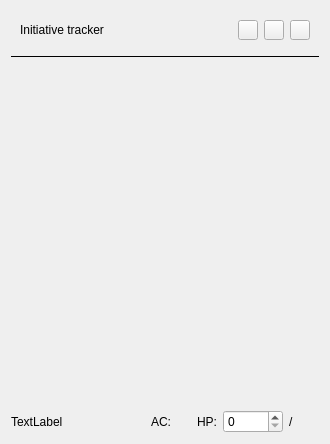
<?xml version="1.0" encoding="UTF-8"?>
<ui version="4.0">
 <class>QInitiativeTrackerWidget</class>
 <widget class="QWidget" name="QInitiativeTrackerWidget">
  <property name="geometry">
   <rect>
    <x>0</x>
    <y>0</y>
    <width>330</width>
    <height>444</height>
   </rect>
  </property>
  <property name="sizePolicy">
   <sizepolicy hsizetype="Fixed" vsizetype="Fixed">
    <horstretch>0</horstretch>
    <verstretch>0</verstretch>
   </sizepolicy>
  </property>
  <property name="minimumSize">
   <size>
    <width>330</width>
    <height>444</height>
   </size>
  </property>
  <property name="maximumSize">
   <size>
    <width>330</width>
    <height>444</height>
   </size>
  </property>
  <property name="palette">
   <palette>
    <active>
     <colorrole role="HighlightedText">
      <brush brushstyle="SolidPattern">
       <color alpha="255">
        <red>160</red>
        <green>160</green>
        <blue>160</blue>
       </color>
      </brush>
     </colorrole>
    </active>
    <inactive>
     <colorrole role="HighlightedText">
      <brush brushstyle="SolidPattern">
       <color alpha="255">
        <red>160</red>
        <green>160</green>
        <blue>160</blue>
       </color>
      </brush>
     </colorrole>
    </inactive>
    <disabled>
     <colorrole role="HighlightedText">
      <brush brushstyle="SolidPattern">
       <color alpha="255">
        <red>160</red>
        <green>160</green>
        <blue>160</blue>
       </color>
      </brush>
     </colorrole>
    </disabled>
   </palette>
  </property>
  <property name="windowTitle">
   <string>QInitiativeTrackerWidget</string>
  </property>
  <layout class="QVBoxLayout" name="verticalLayout">
   <item>
    <widget class="QWidget" name="toolBarWidget" native="true">
     <layout class="QHBoxLayout" name="horizontalLayout">
      <item>
       <widget class="QLabel" name="titleLabel">
        <property name="text">
         <string>Initiative tracker</string>
        </property>
       </widget>
      </item>
      <item>
       <widget class="QPushButton" name="backButton">
        <property name="sizePolicy">
         <sizepolicy hsizetype="Fixed" vsizetype="Fixed">
          <horstretch>0</horstretch>
          <verstretch>0</verstretch>
         </sizepolicy>
        </property>
        <property name="minimumSize">
         <size>
          <width>20</width>
          <height>20</height>
         </size>
        </property>
        <property name="maximumSize">
         <size>
          <width>20</width>
          <height>20</height>
         </size>
        </property>
        <property name="toolTip">
         <string>Previous turn</string>
        </property>
        <property name="text">
         <string/>
        </property>
        <property name="icon">
         <iconset resource="static/app_resources.qrc">
          <normaloff>:/initiative tracker/back.svg</normaloff>:/initiative tracker/back.svg</iconset>
        </property>
       </widget>
      </item>
      <item>
       <widget class="QPushButton" name="nextButton">
        <property name="sizePolicy">
         <sizepolicy hsizetype="Fixed" vsizetype="Fixed">
          <horstretch>0</horstretch>
          <verstretch>0</verstretch>
         </sizepolicy>
        </property>
        <property name="minimumSize">
         <size>
          <width>20</width>
          <height>20</height>
         </size>
        </property>
        <property name="maximumSize">
         <size>
          <width>20</width>
          <height>20</height>
         </size>
        </property>
        <property name="toolTip">
         <string>NextTurn</string>
        </property>
        <property name="text">
         <string/>
        </property>
        <property name="icon">
         <iconset resource="static/app_resources.qrc">
          <normaloff>:/initiative tracker/forward.svg</normaloff>:/initiative tracker/forward.svg</iconset>
        </property>
       </widget>
      </item>
      <item>
       <widget class="QPushButton" name="shareButton">
        <property name="sizePolicy">
         <sizepolicy hsizetype="Fixed" vsizetype="Fixed">
          <horstretch>0</horstretch>
          <verstretch>0</verstretch>
         </sizepolicy>
        </property>
        <property name="minimumSize">
         <size>
          <width>20</width>
          <height>20</height>
         </size>
        </property>
        <property name="maximumSize">
         <size>
          <width>20</width>
          <height>20</height>
         </size>
        </property>
        <property name="toolTip">
         <string>Open player wiev</string>
        </property>
        <property name="text">
         <string/>
        </property>
        <property name="icon">
         <iconset resource="static/app_resources.qrc">
          <normaloff>:/initiative tracker/share.svg</normaloff>:/initiative tracker/share.svg</iconset>
        </property>
       </widget>
      </item>
     </layout>
    </widget>
   </item>
   <item>
    <widget class="Line" name="line">
     <property name="frameShadow">
      <enum>QFrame::Plain</enum>
     </property>
     <property name="orientation">
      <enum>Qt::Horizontal</enum>
     </property>
    </widget>
   </item>
   <item>
    <widget class="QTableView" name="encounterView">
     <property name="palette">
      <palette>
       <active>
        <colorrole role="Button">
         <brush brushstyle="SolidPattern">
          <color alpha="0">
           <red>0</red>
           <green>0</green>
           <blue>0</blue>
          </color>
         </brush>
        </colorrole>
        <colorrole role="Base">
         <brush brushstyle="NoBrush">
          <color alpha="255">
           <red>0</red>
           <green>0</green>
           <blue>0</blue>
          </color>
         </brush>
        </colorrole>
        <colorrole role="Window">
         <brush brushstyle="SolidPattern">
          <color alpha="0">
           <red>0</red>
           <green>0</green>
           <blue>0</blue>
          </color>
         </brush>
        </colorrole>
       </active>
       <inactive>
        <colorrole role="Button">
         <brush brushstyle="SolidPattern">
          <color alpha="0">
           <red>0</red>
           <green>0</green>
           <blue>0</blue>
          </color>
         </brush>
        </colorrole>
        <colorrole role="Base">
         <brush brushstyle="NoBrush">
          <color alpha="255">
           <red>0</red>
           <green>0</green>
           <blue>0</blue>
          </color>
         </brush>
        </colorrole>
        <colorrole role="Window">
         <brush brushstyle="SolidPattern">
          <color alpha="0">
           <red>0</red>
           <green>0</green>
           <blue>0</blue>
          </color>
         </brush>
        </colorrole>
       </inactive>
       <disabled>
        <colorrole role="Button">
         <brush brushstyle="SolidPattern">
          <color alpha="0">
           <red>0</red>
           <green>0</green>
           <blue>0</blue>
          </color>
         </brush>
        </colorrole>
        <colorrole role="Base">
         <brush brushstyle="NoBrush">
          <color alpha="255">
           <red>0</red>
           <green>0</green>
           <blue>0</blue>
          </color>
         </brush>
        </colorrole>
        <colorrole role="Window">
         <brush brushstyle="SolidPattern">
          <color alpha="0">
           <red>0</red>
           <green>0</green>
           <blue>0</blue>
          </color>
         </brush>
        </colorrole>
       </disabled>
      </palette>
     </property>
     <property name="autoFillBackground">
      <bool>false</bool>
     </property>
     <property name="styleSheet">
      <string notr="true">QTableView{
	background-color: transparent;
}

QTableView::item:selected {
background-color: blue;
color: white;
}</string>
     </property>
     <property name="frameShadow">
      <enum>QFrame::Plain</enum>
     </property>
     <property name="editTriggers">
      <set>QAbstractItemView::NoEditTriggers</set>
     </property>
     <property name="selectionMode">
      <enum>QAbstractItemView::SingleSelection</enum>
     </property>
     <property name="selectionBehavior">
      <enum>QAbstractItemView::SelectRows</enum>
     </property>
     <property name="showGrid">
      <bool>false</bool>
     </property>
     <attribute name="verticalHeaderVisible">
      <bool>false</bool>
     </attribute>
     <attribute name="verticalHeaderHighlightSections">
      <bool>false</bool>
     </attribute>
    </widget>
   </item>
   <item>
    <widget class="QWidget" name="widget" native="true">
     <property name="sizePolicy">
      <sizepolicy hsizetype="Preferred" vsizetype="Minimum">
       <horstretch>0</horstretch>
       <verstretch>0</verstretch>
      </sizepolicy>
     </property>
     <property name="minimumSize">
      <size>
       <width>0</width>
       <height>20</height>
      </size>
     </property>
     <layout class="QHBoxLayout" name="horizontalLayout_2">
      <property name="leftMargin">
       <number>0</number>
      </property>
      <property name="topMargin">
       <number>0</number>
      </property>
      <property name="rightMargin">
       <number>0</number>
      </property>
      <property name="bottomMargin">
       <number>0</number>
      </property>
      <item>
       <widget class="QLabel" name="nameLabel">
        <property name="text">
         <string>TextLabel</string>
        </property>
       </widget>
      </item>
      <item>
       <widget class="QLabel" name="acLabel">
        <property name="maximumSize">
         <size>
          <width>40</width>
          <height>16777215</height>
         </size>
        </property>
        <property name="text">
         <string>AC:</string>
        </property>
       </widget>
      </item>
      <item>
       <widget class="QLabel" name="hpLabel">
        <property name="sizePolicy">
         <sizepolicy hsizetype="Minimum" vsizetype="Preferred">
          <horstretch>0</horstretch>
          <verstretch>0</verstretch>
         </sizepolicy>
        </property>
        <property name="maximumSize">
         <size>
          <width>20</width>
          <height>16777215</height>
         </size>
        </property>
        <property name="text">
         <string>HP:</string>
        </property>
       </widget>
      </item>
      <item>
       <widget class="QSpinBox" name="hpSpinBox">
        <property name="maximumSize">
         <size>
          <width>60</width>
          <height>16777215</height>
         </size>
        </property>
       </widget>
      </item>
      <item>
       <widget class="QLabel" name="maxHpLabel">
        <property name="maximumSize">
         <size>
          <width>30</width>
          <height>16777215</height>
         </size>
        </property>
        <property name="text">
         <string>/</string>
        </property>
       </widget>
      </item>
     </layout>
    </widget>
   </item>
  </layout>
 </widget>
 <resources>
  <include location="static/app_resources.qrc"/>
 </resources>
 <connections/>
</ui>
